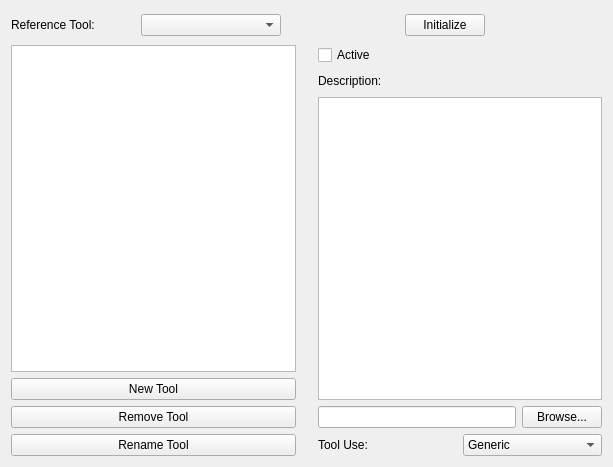
<?xml version="1.0" encoding="UTF-8"?>
<ui version="4.0">
 <class>TrackerSettingsDialog</class>
 <widget class="QWidget" name="TrackerSettingsDialog">
  <property name="geometry">
   <rect>
    <x>0</x>
    <y>0</y>
    <width>613</width>
    <height>467</height>
   </rect>
  </property>
  <property name="windowTitle">
   <string>Tracking device settings</string>
  </property>
  <layout class="QVBoxLayout" name="verticalLayout">
   <item>
    <layout class="QHBoxLayout" name="horizontalLayout">
     <item>
      <widget class="QLabel" name="textLabel2">
       <property name="minimumSize">
        <size>
         <width>124</width>
         <height>0</height>
        </size>
       </property>
       <property name="text">
        <string>Reference Tool:</string>
       </property>
       <property name="wordWrap">
        <bool>false</bool>
       </property>
      </widget>
     </item>
     <item>
      <widget class="QComboBox" name="m_referenceToolCombo">
       <property name="sizePolicy">
        <sizepolicy hsizetype="MinimumExpanding" vsizetype="Fixed">
         <horstretch>0</horstretch>
         <verstretch>0</verstretch>
        </sizepolicy>
       </property>
       <property name="minimumSize">
        <size>
         <width>140</width>
         <height>0</height>
        </size>
       </property>
      </widget>
     </item>
     <item>
      <spacer name="horizontalSpacer">
       <property name="orientation">
        <enum>Qt::Horizontal</enum>
       </property>
       <property name="sizeHint" stdset="0">
        <size>
         <width>13</width>
         <height>28</height>
        </size>
       </property>
      </spacer>
     </item>
     <item>
      <widget class="QPushButton" name="m_initializeTrackerButton">
       <property name="text">
        <string>Initialize</string>
       </property>
      </widget>
     </item>
     <item>
      <spacer name="horizontalSpacer_2">
       <property name="orientation">
        <enum>Qt::Horizontal</enum>
       </property>
       <property name="sizeHint" stdset="0">
        <size>
         <width>38</width>
         <height>18</height>
        </size>
       </property>
      </spacer>
     </item>
    </layout>
   </item>
   <item>
    <layout class="QHBoxLayout" name="horizontalLayout_4">
     <item>
      <layout class="QVBoxLayout" name="verticalLayout_3">
       <item>
        <widget class="QListWidget" name="m_toolsListBox">
         <property name="alternatingRowColors">
          <bool>true</bool>
         </property>
        </widget>
       </item>
       <item>
        <widget class="QPushButton" name="m_addToolButton">
         <property name="text">
          <string>New Tool</string>
         </property>
        </widget>
       </item>
       <item>
        <widget class="QPushButton" name="m_removeToolButton">
         <property name="text">
          <string>Remove Tool</string>
         </property>
        </widget>
       </item>
       <item>
        <widget class="QPushButton" name="m_renameToolButton">
         <property name="text">
          <string>Rename Tool</string>
         </property>
        </widget>
       </item>
      </layout>
     </item>
     <item>
      <spacer name="spacer3">
       <property name="orientation">
        <enum>Qt::Horizontal</enum>
       </property>
       <property name="sizeType">
        <enum>QSizePolicy::Fixed</enum>
       </property>
       <property name="sizeHint" stdset="0">
        <size>
         <width>16</width>
         <height>20</height>
        </size>
       </property>
      </spacer>
     </item>
     <item>
      <layout class="QVBoxLayout" name="verticalLayout_4">
       <item>
        <widget class="QCheckBox" name="m_activationCheckBox">
         <property name="minimumSize">
          <size>
           <width>0</width>
           <height>20</height>
          </size>
         </property>
         <property name="text">
          <string>Active</string>
         </property>
        </widget>
       </item>
       <item>
        <layout class="QHBoxLayout">
         <item>
          <widget class="QLabel" name="textLabel3">
           <property name="text">
            <string>Description:</string>
           </property>
           <property name="wordWrap">
            <bool>false</bool>
           </property>
          </widget>
         </item>
         <item>
          <spacer name="spacer4">
           <property name="orientation">
            <enum>Qt::Horizontal</enum>
           </property>
           <property name="sizeType">
            <enum>QSizePolicy::Expanding</enum>
           </property>
           <property name="sizeHint" stdset="0">
            <size>
             <width>191</width>
             <height>20</height>
            </size>
           </property>
          </spacer>
         </item>
        </layout>
       </item>
       <item>
        <widget class="QPlainTextEdit" name="m_currentToolDescriptionTextBox">
         <property name="readOnly">
          <bool>true</bool>
         </property>
        </widget>
       </item>
       <item>
        <layout class="QHBoxLayout" name="horizontalLayout_3">
         <item>
          <widget class="QLineEdit" name="m_romFilenameEdit">
           <property name="readOnly">
            <bool>true</bool>
           </property>
          </widget>
         </item>
         <item>
          <widget class="QPushButton" name="m_browseButton">
           <property name="text">
            <string>Browse...</string>
           </property>
          </widget>
         </item>
        </layout>
       </item>
       <item>
        <layout class="QHBoxLayout">
         <item>
          <widget class="QLabel" name="textLabel1">
           <property name="text">
            <string>Tool Use:</string>
           </property>
           <property name="wordWrap">
            <bool>false</bool>
           </property>
          </widget>
         </item>
         <item>
          <widget class="QComboBox" name="m_toolUseComboBox">
           <property name="currentText">
            <string>Generic</string>
           </property>
           <item>
            <property name="text">
             <string>Generic</string>
            </property>
           </item>
           <item>
            <property name="text">
             <string>Pointer</string>
            </property>
           </item>
           <item>
            <property name="text">
             <string>Ultrasound probe</string>
            </property>
           </item>
           <item>
            <property name="text">
             <string>Camera</string>
            </property>
           </item>
          </widget>
         </item>
        </layout>
       </item>
      </layout>
     </item>
    </layout>
   </item>
  </layout>
 </widget>
 <layoutdefault spacing="6" margin="11"/>
 <resources/>
 <connections>
  <connection>
   <sender>m_referenceToolCombo</sender>
   <signal>activated(int)</signal>
   <receiver>TrackerSettingsDialog</receiver>
   <slot>ReferenceToolComboChanged(int)</slot>
   <hints>
    <hint type="sourcelabel">
     <x>20</x>
     <y>20</y>
    </hint>
    <hint type="destinationlabel">
     <x>20</x>
     <y>20</y>
    </hint>
   </hints>
  </connection>
  <connection>
   <sender>m_initializeTrackerButton</sender>
   <signal>clicked()</signal>
   <receiver>TrackerSettingsDialog</receiver>
   <slot>InitializeTrackerButtonClicked()</slot>
   <hints>
    <hint type="sourcelabel">
     <x>20</x>
     <y>20</y>
    </hint>
    <hint type="destinationlabel">
     <x>20</x>
     <y>20</y>
    </hint>
   </hints>
  </connection>
  <connection>
   <sender>m_addToolButton</sender>
   <signal>clicked()</signal>
   <receiver>TrackerSettingsDialog</receiver>
   <slot>AddToolButtonClicked()</slot>
   <hints>
    <hint type="sourcelabel">
     <x>20</x>
     <y>20</y>
    </hint>
    <hint type="destinationlabel">
     <x>20</x>
     <y>20</y>
    </hint>
   </hints>
  </connection>
  <connection>
   <sender>m_removeToolButton</sender>
   <signal>clicked()</signal>
   <receiver>TrackerSettingsDialog</receiver>
   <slot>RemoveToolButtonClicked()</slot>
   <hints>
    <hint type="sourcelabel">
     <x>20</x>
     <y>20</y>
    </hint>
    <hint type="destinationlabel">
     <x>20</x>
     <y>20</y>
    </hint>
   </hints>
  </connection>
  <connection>
   <sender>m_browseButton</sender>
   <signal>clicked()</signal>
   <receiver>TrackerSettingsDialog</receiver>
   <slot>BrowseRomFileButtonClicked()</slot>
   <hints>
    <hint type="sourcelabel">
     <x>20</x>
     <y>20</y>
    </hint>
    <hint type="destinationlabel">
     <x>20</x>
     <y>20</y>
    </hint>
   </hints>
  </connection>
  <connection>
   <sender>m_activationCheckBox</sender>
   <signal>toggled(bool)</signal>
   <receiver>TrackerSettingsDialog</receiver>
   <slot>ActiveCheckBoxToggled(bool)</slot>
   <hints>
    <hint type="sourcelabel">
     <x>20</x>
     <y>20</y>
    </hint>
    <hint type="destinationlabel">
     <x>20</x>
     <y>20</y>
    </hint>
   </hints>
  </connection>
  <connection>
   <sender>m_renameToolButton</sender>
   <signal>clicked()</signal>
   <receiver>TrackerSettingsDialog</receiver>
   <slot>RenameToolButtonClicked()</slot>
   <hints>
    <hint type="sourcelabel">
     <x>20</x>
     <y>20</y>
    </hint>
    <hint type="destinationlabel">
     <x>20</x>
     <y>20</y>
    </hint>
   </hints>
  </connection>
  <connection>
   <sender>m_toolUseComboBox</sender>
   <signal>activated(int)</signal>
   <receiver>TrackerSettingsDialog</receiver>
   <slot>ToolUseComboChanged(int)</slot>
   <hints>
    <hint type="sourcelabel">
     <x>20</x>
     <y>20</y>
    </hint>
    <hint type="destinationlabel">
     <x>20</x>
     <y>20</y>
    </hint>
   </hints>
  </connection>
  <connection>
   <sender>m_toolsListBox</sender>
   <signal>itemSelectionChanged()</signal>
   <receiver>TrackerSettingsDialog</receiver>
   <slot>ToolsListSelectionChanged()</slot>
   <hints>
    <hint type="sourcelabel">
     <x>138</x>
     <y>209</y>
    </hint>
    <hint type="destinationlabel">
     <x>290</x>
     <y>217</y>
    </hint>
   </hints>
  </connection>
 </connections>
 <slots>
  <slot>NavigationPointerChanged(int)</slot>
  <slot>ToolsListSelectionChanged()</slot>
 </slots>
</ui>
